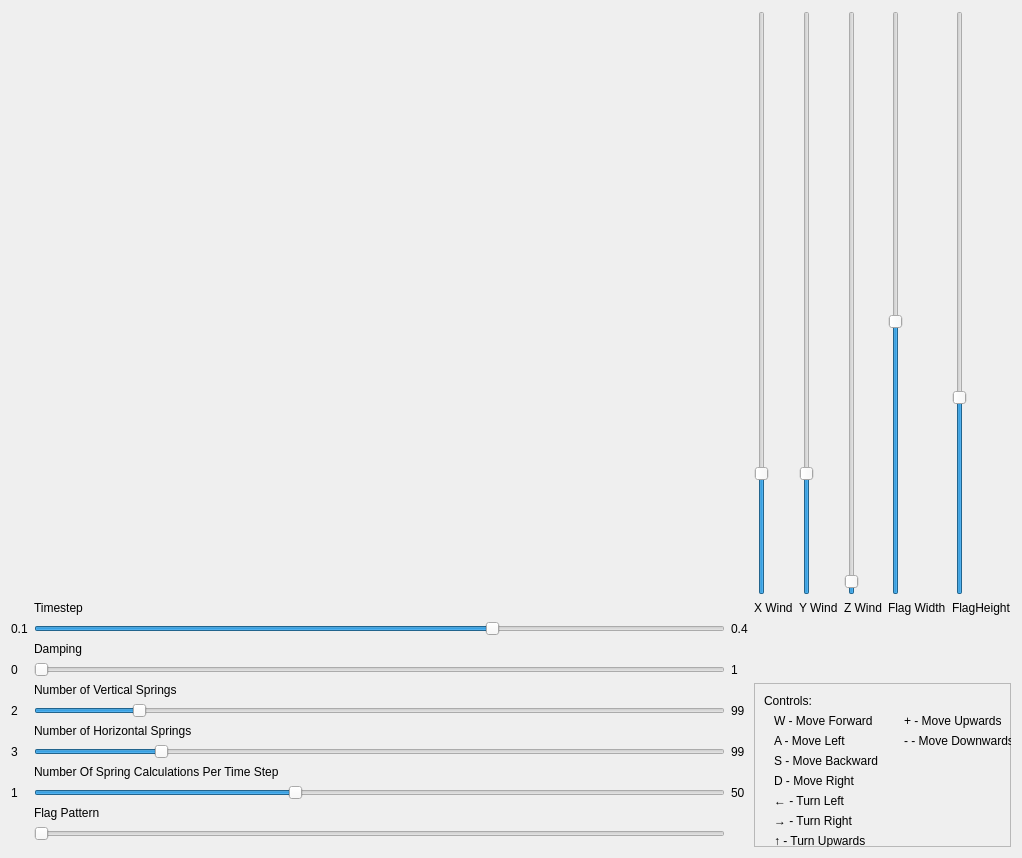
<?xml version="1.0" encoding="UTF-8"?>
<ui version="4.0">
 <class>MainWindow</class>
 <widget class="QMainWindow" name="MainWindow">
  <property name="geometry">
   <rect>
    <x>0</x>
    <y>0</y>
    <width>1022</width>
    <height>858</height>
   </rect>
  </property>
  <property name="windowTitle">
   <string>MainWindow</string>
  </property>
  <widget class="QWidget" name="centralWidget">
   <layout class="QGridLayout" name="gridLayout">
    <item row="0" column="1">
     <widget class="BasicOpenGLView" name="widget" native="true"/>
    </item>
    <item row="0" column="3">
     <widget class="QSlider" name="verticalSlider">
      <property name="maximum">
       <number>100</number>
      </property>
      <property name="singleStep">
       <number>1</number>
      </property>
      <property name="value">
       <number>20</number>
      </property>
      <property name="orientation">
       <enum>Qt::Vertical</enum>
      </property>
     </widget>
    </item>
    <item row="0" column="4">
     <widget class="QSlider" name="verticalSlider_2">
      <property name="maximum">
       <number>100</number>
      </property>
      <property name="value">
       <number>20</number>
      </property>
      <property name="orientation">
       <enum>Qt::Vertical</enum>
      </property>
     </widget>
    </item>
    <item row="0" column="5">
     <widget class="QSlider" name="verticalSlider_3">
      <property name="maximum">
       <number>100</number>
      </property>
      <property name="value">
       <number>1</number>
      </property>
      <property name="orientation">
       <enum>Qt::Vertical</enum>
      </property>
     </widget>
    </item>
    <item row="4" column="1">
     <widget class="QSlider" name="horizontalSlider">
      <property name="maximum">
       <number>99</number>
      </property>
      <property name="value">
       <number>0</number>
      </property>
      <property name="orientation">
       <enum>Qt::Horizontal</enum>
      </property>
     </widget>
    </item>
    <item row="6" column="1">
     <widget class="QSlider" name="horizontalSlider_2">
      <property name="minimum">
       <number>2</number>
      </property>
      <property name="value">
       <number>16</number>
      </property>
      <property name="orientation">
       <enum>Qt::Horizontal</enum>
      </property>
     </widget>
    </item>
    <item row="8" column="1">
     <widget class="QSlider" name="horizontalSlider_3">
      <property name="minimum">
       <number>3</number>
      </property>
      <property name="value">
       <number>20</number>
      </property>
      <property name="orientation">
       <enum>Qt::Horizontal</enum>
      </property>
     </widget>
    </item>
    <item row="6" column="0">
     <widget class="QLabel" name="label_8">
      <property name="text">
       <string>2</string>
      </property>
     </widget>
    </item>
    <item row="8" column="0">
     <widget class="QLabel" name="label_9">
      <property name="text">
       <string>3</string>
      </property>
     </widget>
    </item>
    <item row="4" column="2">
     <widget class="QLabel" name="label_11">
      <property name="text">
       <string>1</string>
      </property>
     </widget>
    </item>
    <item row="4" column="0">
     <widget class="QLabel" name="label_12">
      <property name="text">
       <string>0</string>
      </property>
     </widget>
    </item>
    <item row="6" column="2">
     <widget class="QLabel" name="label_7">
      <property name="text">
       <string>99</string>
      </property>
     </widget>
    </item>
    <item row="8" column="2">
     <widget class="QLabel" name="label_10">
      <property name="text">
       <string>99</string>
      </property>
     </widget>
    </item>
    <item row="10" column="1">
     <widget class="QSlider" name="horizontalSlider_4">
      <property name="minimum">
       <number>2</number>
      </property>
      <property name="maximum">
       <number>50</number>
      </property>
      <property name="value">
       <number>20</number>
      </property>
      <property name="orientation">
       <enum>Qt::Horizontal</enum>
      </property>
     </widget>
    </item>
    <item row="10" column="0">
     <widget class="QLabel" name="label_14">
      <property name="text">
       <string>1</string>
      </property>
     </widget>
    </item>
    <item row="10" column="2">
     <widget class="QLabel" name="label_15">
      <property name="text">
       <string>50</string>
      </property>
     </widget>
    </item>
    <item row="12" column="1">
     <widget class="QSlider" name="horizontalSlider_5">
      <property name="maximum">
       <number>2</number>
      </property>
      <property name="orientation">
       <enum>Qt::Horizontal</enum>
      </property>
     </widget>
    </item>
    <item row="0" column="7">
     <widget class="QSlider" name="verticalSlider_5">
      <property name="maximum">
       <number>30</number>
      </property>
      <property name="value">
       <number>10</number>
      </property>
      <property name="orientation">
       <enum>Qt::Vertical</enum>
      </property>
     </widget>
    </item>
    <item row="5" column="3" rowspan="9" colspan="5">
     <widget class="QFrame" name="frame">
      <property name="frameShape">
       <enum>QFrame::StyledPanel</enum>
      </property>
      <property name="frameShadow">
       <enum>QFrame::Raised</enum>
      </property>
      <widget class="QLabel" name="label_19">
       <property name="geometry">
        <rect>
         <x>10</x>
         <y>10</y>
         <width>62</width>
         <height>16</height>
        </rect>
       </property>
       <property name="text">
        <string>Controls:</string>
       </property>
      </widget>
      <widget class="QLabel" name="label_20">
       <property name="geometry">
        <rect>
         <x>20</x>
         <y>30</y>
         <width>121</width>
         <height>16</height>
        </rect>
       </property>
       <property name="text">
        <string>W - Move Forward</string>
       </property>
      </widget>
      <widget class="QLabel" name="label_21">
       <property name="geometry">
        <rect>
         <x>20</x>
         <y>50</y>
         <width>121</width>
         <height>16</height>
        </rect>
       </property>
       <property name="text">
        <string>A - Move Left</string>
       </property>
      </widget>
      <widget class="QLabel" name="label_22">
       <property name="geometry">
        <rect>
         <x>20</x>
         <y>70</y>
         <width>121</width>
         <height>16</height>
        </rect>
       </property>
       <property name="text">
        <string>S - Move Backward</string>
       </property>
      </widget>
      <widget class="QLabel" name="label_23">
       <property name="geometry">
        <rect>
         <x>20</x>
         <y>90</y>
         <width>121</width>
         <height>16</height>
        </rect>
       </property>
       <property name="text">
        <string>D - Move Right</string>
       </property>
      </widget>
      <widget class="QLabel" name="label_24">
       <property name="geometry">
        <rect>
         <x>20</x>
         <y>110</y>
         <width>121</width>
         <height>16</height>
        </rect>
       </property>
       <property name="text">
        <string>← - Turn Left</string>
       </property>
      </widget>
      <widget class="QLabel" name="label_25">
       <property name="geometry">
        <rect>
         <x>20</x>
         <y>130</y>
         <width>121</width>
         <height>16</height>
        </rect>
       </property>
       <property name="text">
        <string>→ - Turn Right</string>
       </property>
      </widget>
      <widget class="QLabel" name="label_26">
       <property name="geometry">
        <rect>
         <x>20</x>
         <y>150</y>
         <width>121</width>
         <height>16</height>
        </rect>
       </property>
       <property name="text">
        <string>↑ - Turn Upwards</string>
       </property>
      </widget>
      <widget class="QLabel" name="label_27">
       <property name="geometry">
        <rect>
         <x>20</x>
         <y>170</y>
         <width>161</width>
         <height>16</height>
        </rect>
       </property>
       <property name="text">
        <string>↓ - Turn Downwards</string>
       </property>
      </widget>
      <widget class="QLabel" name="label_28">
       <property name="geometry">
        <rect>
         <x>150</x>
         <y>30</y>
         <width>121</width>
         <height>16</height>
        </rect>
       </property>
       <property name="text">
        <string>+ - Move Upwards</string>
       </property>
      </widget>
      <widget class="QLabel" name="label_29">
       <property name="geometry">
        <rect>
         <x>150</x>
         <y>50</y>
         <width>151</width>
         <height>16</height>
        </rect>
       </property>
       <property name="text">
        <string>- - Move Downwards</string>
       </property>
      </widget>
     </widget>
    </item>
    <item row="3" column="1">
     <widget class="QLabel" name="label_4">
      <property name="text">
       <string>Damping</string>
      </property>
     </widget>
    </item>
    <item row="5" column="1">
     <widget class="QLabel" name="label_5">
      <property name="text">
       <string>Number of Vertical Springs</string>
      </property>
     </widget>
    </item>
    <item row="7" column="1">
     <widget class="QLabel" name="label_6">
      <property name="text">
       <string>Number of Horizontal Springs</string>
      </property>
     </widget>
    </item>
    <item row="9" column="1">
     <widget class="QLabel" name="label_13">
      <property name="text">
       <string>Number Of Spring Calculations Per Time Step</string>
      </property>
     </widget>
    </item>
    <item row="11" column="1">
     <widget class="QLabel" name="label_16">
      <property name="text">
       <string>Flag Pattern</string>
      </property>
     </widget>
    </item>
    <item row="2" column="1">
     <widget class="QSlider" name="horizontalSlider_6">
      <property name="minimum">
       <number>10</number>
      </property>
      <property name="maximum">
       <number>40</number>
      </property>
      <property name="value">
       <number>30</number>
      </property>
      <property name="orientation">
       <enum>Qt::Horizontal</enum>
      </property>
     </widget>
    </item>
    <item row="1" column="1">
     <widget class="QLabel" name="label_30">
      <property name="text">
       <string>Timestep</string>
      </property>
     </widget>
    </item>
    <item row="2" column="0">
     <widget class="QLabel" name="label_31">
      <property name="text">
       <string>0.1</string>
      </property>
     </widget>
    </item>
    <item row="2" column="2">
     <widget class="QLabel" name="label_32">
      <property name="text">
       <string>0.4</string>
      </property>
     </widget>
    </item>
    <item row="1" column="3">
     <widget class="QLabel" name="label">
      <property name="text">
       <string>X Wind</string>
      </property>
     </widget>
    </item>
    <item row="1" column="4">
     <widget class="QLabel" name="label_2">
      <property name="text">
       <string>Y Wind</string>
      </property>
     </widget>
    </item>
    <item row="1" column="5">
     <widget class="QLabel" name="label_3">
      <property name="text">
       <string>Z Wind</string>
      </property>
     </widget>
    </item>
    <item row="1" column="6">
     <widget class="QLabel" name="label_17">
      <property name="text">
       <string>Flag Width</string>
      </property>
     </widget>
    </item>
    <item row="1" column="7">
     <widget class="QLabel" name="label_18">
      <property name="text">
       <string>FlagHeight</string>
      </property>
     </widget>
    </item>
    <item row="0" column="6">
     <widget class="QSlider" name="verticalSlider_4">
      <property name="maximum">
       <number>30</number>
      </property>
      <property name="value">
       <number>14</number>
      </property>
      <property name="orientation">
       <enum>Qt::Vertical</enum>
      </property>
     </widget>
    </item>
   </layout>
  </widget>
 </widget>
 <layoutdefault spacing="6" margin="11"/>
 <customwidgets>
  <customwidget>
   <class>BasicOpenGLView</class>
   <extends>QWidget</extends>
   <header>basicopenglview.h</header>
   <container>1</container>
  </customwidget>
 </customwidgets>
 <resources/>
 <connections/>
</ui>
